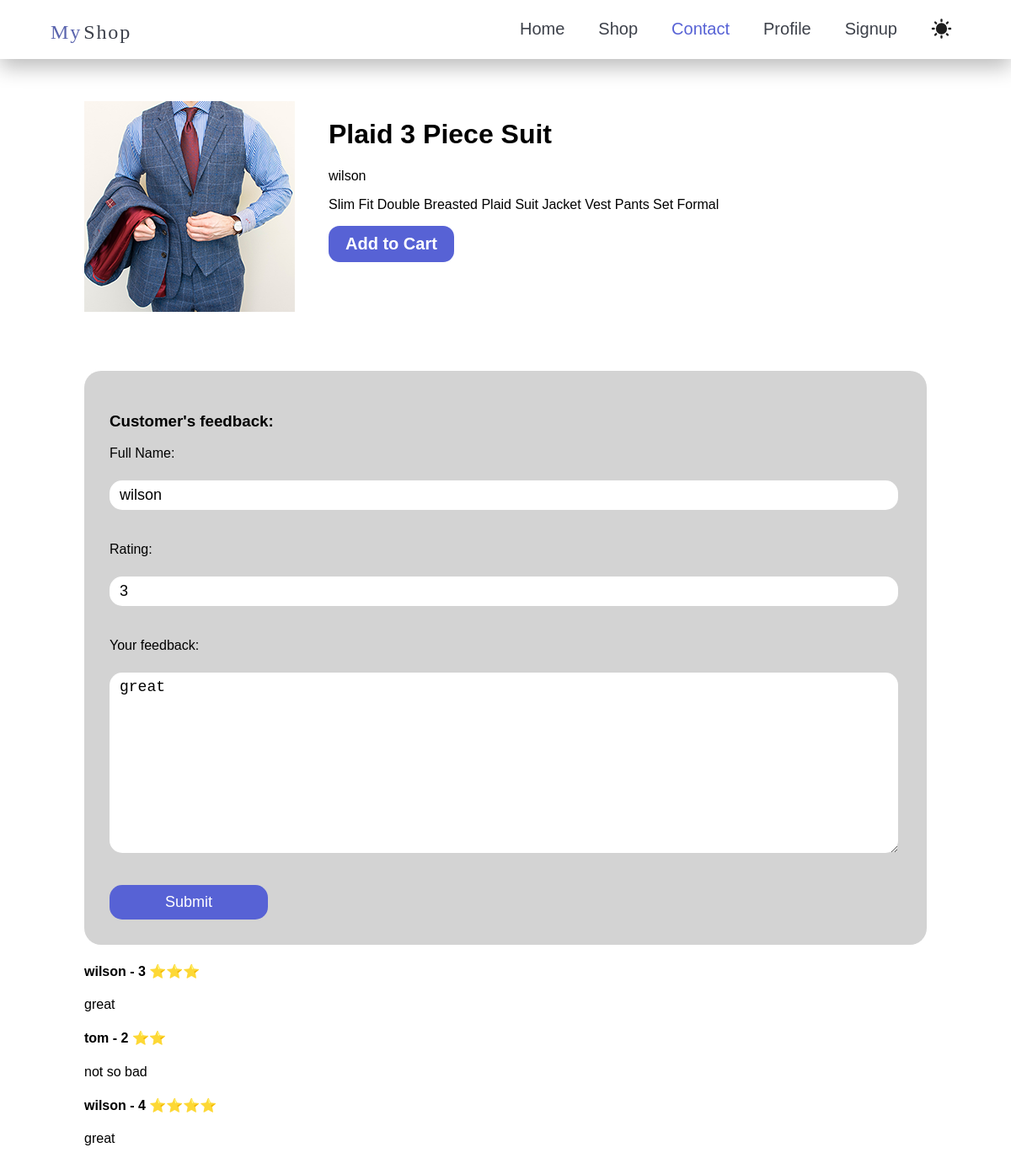
Screenshot of /products/wilson/2 with the database file from the repository.
### products/models.py (models this page shows, shortened)
class Product(models.Model):
    title = models.CharField(max_length=70)
    description = models.TextField()
    category = models.ManyToManyField(Category)
    image = models.ImageField(blank = True,upload_to='product-img')
    brand = models.ForeignKey(Brand, on_delete=models.CASCADE, null=True, related_name="products")
    price = models.PositiveIntegerField()
    slug = models.SlugField(blank = True)
    is_bestseller = models.BooleanField(default=False)
    suggestions = models.ManyToManyField('self')

class Brand(models.Model):
    title = models.CharField(max_length=70)
    logo = models.ImageField()
    address = models.OneToOneField(Address, on_delete=models.CASCADE, null=True)

class Feedback(models.Model):
    name = models.CharField(max_length=50)
    rating = models.IntegerField()
    product = models.ForeignKey(Product, on_delete=models.CASCADE)
    text = models.TextField()

### products/views.py (the view, shortened to what this page needs)
# urls.py: path('products/<product_brand>/<product_slug>',views.ProductPageView.as_view(),name="product_page"),#product category
class ProductPageView(View):
    def get(self,request,product_brand,product_slug):
        product = Product.objects.get(slug=product_slug)
        my_feedback = Feedback.objects.get(product=product,id = 2)
        form = FeedbackForm(instance=my_feedback)
        reviews = Feedback.objects.filter(product=product)
        return render(request,"products/product.html",{
            "product":product,
            "form":form,
            "reviews":reviews,
        })

### products/forms.py
class FeedbackForm(forms.ModelForm):
    class Meta:
        model = Feedback
        fields = ('name','rating','text')
        labels = {
            'name' : 'Full Name',
            'rating' : 'Rating',
            'text' : 'Your feedback',
        }

### products/templates/products/product.html (shortened to what this page needs)
{% extends 'base.html' %}
{%load static%}
{%block css %}{% static "products/product.css"%}{%endblock%}
{%block body%}
    {%include "includes/nav.html"%}
    <div id= "product-main-con">
        <main>
        <img src = "{{product.image.url}}">
            <div>
                <h1>{{product.title}}</h1>
                <p>{{product.brand.title}}</p>
                <p>{{product.description}}</p>
                <button>Add to Cart</button>
            </div>
        </main>
        <section id="feedback">
            <h3>Customer's feedback:</h3>
            <form method="POST">
                {% for field in form %}
                    {{field.label_tag}}<br>
                    {{field}}<br>
                {%endfor%}
                <button type="submit">Submit</button>
            </form>
        </section>
        <section>
            {% for review in reviews%}
                <h4>{{review.name}} - {{review.rating}}
                    {% if review.rating == 5 %}⭐⭐⭐⭐⭐
                    {% elif review.rating == 4 %}⭐⭐⭐⭐
                    {% elif review.rating == 3 %}⭐⭐⭐
                    {% elif review.rating == 2 %}⭐⭐
                    {% elif review.rating == 1 %}⭐
                    {% endif %}
                </h4>
                <p>{{review.text}}</p>
            {%endfor%}
        </section>
    </div>
{%endblock%}

### products/static/products/product.css (style rules this page uses)
body { font-family: Arial, Helvetica, sans-serif; margin: 0; }
#product-main-con { width: 1000px;margin : 50px auto; }
#product-main-con main { display: flex; width:100%; column-gap: 40px; }
#product-main-con main button { background-color: #5762D5; font-size: 20px; color: white; font-weight: bold; border: none; padding: 10px 20px; border-radius: 13px; cursor: pointer; transition-duration: 0.3s; }
#feedback { padding:30px; background-color: lightgray; border-radius: 20px; margin-top: 70px; }
#feedback input, #feedback textarea { width: 97%; display: block; font-size: 18px; padding: 7px 12px; margin-bottom: 20px; border: none; border-radius: 15px; }
#feedback label { font-weight: 300; display: block; margin-bottom: 5px; }
#feedback button { border: none; border-radius: 15px; background-color: #5762D5; color: white; font-size: 18px; padding: 10px 30px; width: 20%; cursor: pointer; transition-duration: 0.3s; }

### rows the page displays
Product: image (picture), title "Plaid 3 Piece Suit", brand "wilson", description "Slim Fit Double Breasted Plaid Suit Jacket Vest Pants Set Formal"
Feedback: form "wilson" "3" "great", name "wilson", rating "3", text "great"
Feedback: name "tom", rating "2", text "not so bad"
Feedback: name "wilson", rating "4", text "great"

### other values shown
{{ field.label_tag }} "Full Name:" "Rating:" "Your feedback:"
